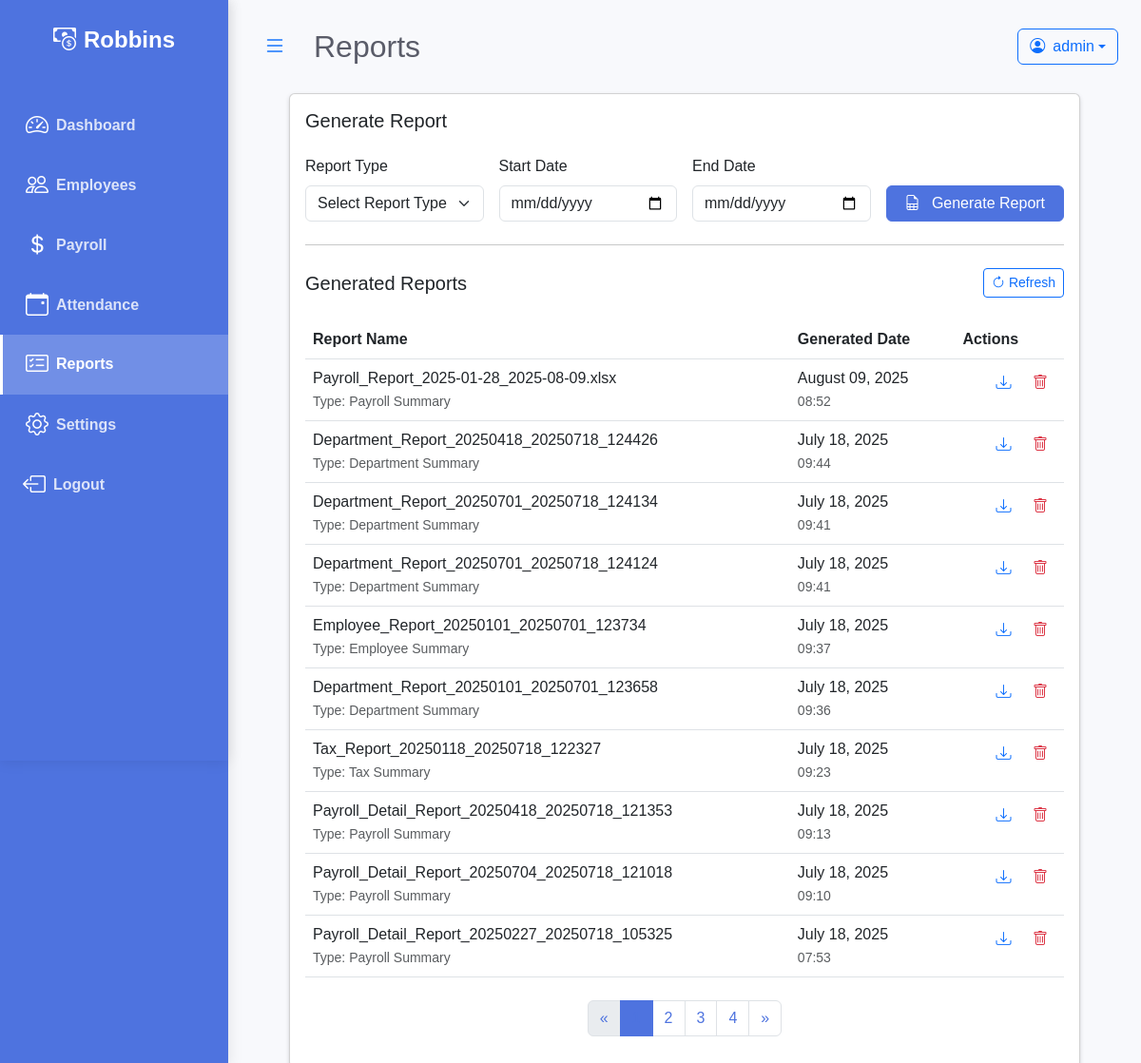
The app's page /reports/ (signed in), older data.
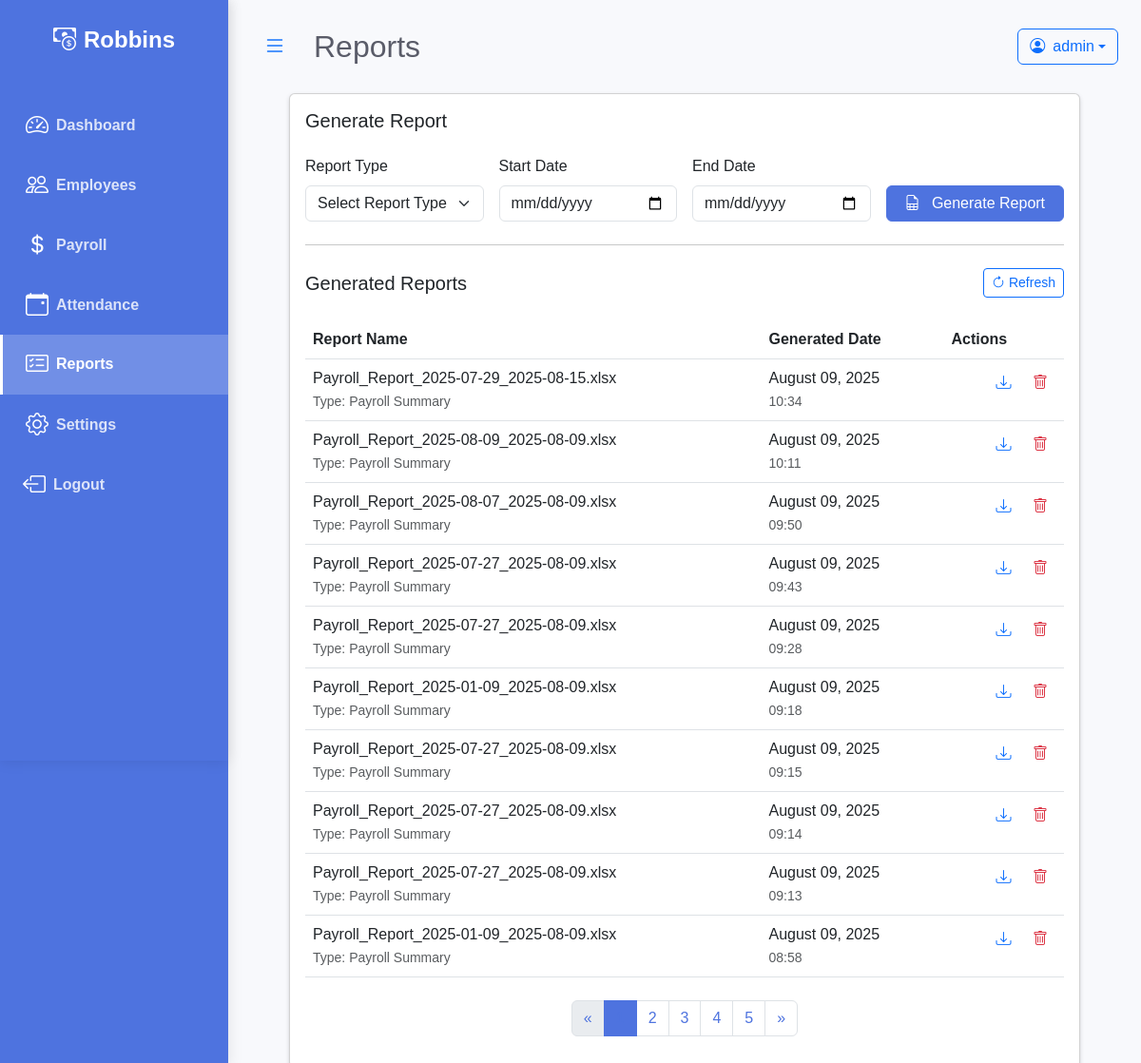
The same page, newer data.
### payroll/models.py (models this page shows, shortened)
class Report(models.Model):
    REPORT_TYPES = [
        ('payroll', 'Payroll Summary'),
        ('department', 'Department Summary'),
        ('employee', 'Employee Summary'),
        ('tax', 'Tax Summary'),
    ]
    REPORT_STATUS = [
        ('generated', 'Generated'),
        ('failed', 'Failed'),
        ('processing', 'Processing'),
    ]
    name = models.CharField(max_length=255)
    type = models.CharField(max_length=20, choices=REPORT_TYPES)
    generated_date = models.DateTimeField(auto_now_add=True)
    period_start = models.DateField()
    period_end = models.DateField()
    department = models.CharField(max_length=20, choices=Employee.DEPARTMENT_CHOICES, null=True, blank=True)
    file = models.FileField(upload_to='reports/')
    status = models.CharField(max_length=20, choices=REPORT_STATUS, default='processing')
    generated_by = models.ForeignKey(User, on_delete=models.SET_NULL, null=True, blank=True)

### payroll/views.py (the view)
# urls.py: path('reports/', views.reports, name='reports'),
@login_required
def reports(request):
    reports_list = Report.objects.all().order_by('-generated_date')
    departments = Employee.DEPARTMENT_CHOICES
    per_page = 10
    paginator = Paginator(reports_list, per_page)
    page = request.GET.get('page')
    try:
        paginated_reports = paginator.page(page)
    except PageNotAnInteger:
        paginated_reports = paginator.page(1)
    except EmptyPage:
        paginated_reports = paginator.page(paginator.num_pages)
    context = {
        'reports': paginated_reports,
        'departments': departments,
    }
    return render(request, 'reports.html', context)

### payroll/templatetags/company_tags.py (called while the page is built)
@register.simple_tag
def get_company_name():
    company = Company.objects.first()
    return company.name if company else "PayPulse"

### templates/reports.html (shortened to what the changed rows need)
{% extends 'base.html' %}
{% load static %}
{% load humanize %}
{% block page_title %}Reports{% endblock %}
{% block content %}
<div class="container-fluid">
    <div class="row">
        <div class="col-12">
            <div class="card shadow-sm">
                <div class="card-body">
                    <div class="table-responsive">
                        <table class="table table-hover" id="reportsTable">
                            <thead>
                                <tr>
                                    <th>Report Name</th>
                                    <th>Generated Date</th>
                                    <th>Actions</th>
                                </tr>
                            </thead>
                            <tbody>
                                {% for report in reports %}
                                <tr>
                                    <td>
                                        <div class="fw-medium">{{ report.name }}</div>
                                        <small class="text-muted">Type: {{ report.get_type_display }}</small>
                                    </td>
                                    <td>
                                        <div>{{ report.generated_date|date:"F d, Y" }}</div>
                                        <small class="text-muted">{{ report.generated_date|date:"H:i" }}</small>
                                    </td>
                                    <td class="text-end">
                                        <a href="{{ report.file.url }}" class="btn btn-link text-primary px-2 py-1" download title="Download Report">
                                            <i class="bi bi-download"></i>
                                        </a>
                                        <form method="post" action="{% url 'delete_report' report.id %}" class="d-inline">
                                            <button type="submit" class="btn btn-link text-danger px-2 py-1" onclick="return confirm('Are you sure you want to delete this report?')" title="Delete Report">
                                                <i class="bi bi-trash"></i>
                                            </button>
                                        </form>
                                    </td>
                                </tr>
                                {% empty %}
                                <tr>
                                    <td colspan="3" class="text-center">No reports generated yet.</td>
                                </tr>
                                {% endfor %}
                            </tbody>
                        </table>
                        {% if reports.has_other_pages %}
                        <div class="d-flex justify-content-center mt-4">
                            <nav aria-label="Report navigation">
                                <ul class="pagination">
                                    {% for num in reports.paginator.page_range %}
                                        {% if reports.number == num %}
                                            <li class="page-item active">
                                                <span class="page-link">{{ num }}</span>
                                            </li>
                                        {% else %}
                                            <li class="page-item">
                                                <a class="page-link" href="?page={{ num }}">{{ num }}</a>
                                            </li>
                                        {% endif %}
                                    {% endfor %}
                                </ul>
                            </nav>
                        </div>
                        {% endif %}
                    </div>
                </div>
            </div>
        </div>
    </div>
</div>
{% endblock %}

Row changes from the older to the newer data that the page shows:
no longer on this page (row unchanged): Report: name "Payroll_Report_2025-01-28_2025-08-09.xlsx", type "Payroll Summary", generated_date "August 09, 2025", generated_date "08:52"
no longer on this page (row unchanged): Report: name "Department_Report_20250418_20250718_124426", type "Department Summary", generated_date "July 18, 2025", generated_date "09:44"
no longer on this page (row unchanged): Report: name "Department_Report_20250701_20250718_124134", type "Department Summary", generated_date "July 18, 2025", generated_date "09:41"
no longer on this page (row unchanged): Report: name "Department_Report_20250701_20250718_124124", type "Department Summary", generated_date "July 18, 2025", generated_date "09:41"
no longer on this page (row unchanged): Report: name "Employee_Report_20250101_20250701_123734", type "Employee Summary", generated_date "July 18, 2025", generated_date "09:37"
no longer on this page (row unchanged): Report: name "Department_Report_20250101_20250701_123658", type "Department Summary", generated_date "July 18, 2025", generated_date "09:36"
no longer on this page (row unchanged): Report: name "Tax_Report_20250118_20250718_122327", type "Tax Summary", generated_date "July 18, 2025", generated_date "09:23"
no longer on this page (row unchanged): Report: name "Payroll_Detail_Report_20250418_20250718_121353", type "Payroll Summary", generated_date "July 18, 2025", generated_date "09:13"
no longer on this page (row unchanged): Report: name "Payroll_Detail_Report_20250704_20250718_121018", type "Payroll Summary", generated_date "July 18, 2025", generated_date "09:10"
no longer on this page (row unchanged): Report: name "Payroll_Detail_Report_20250227_20250718_105325", type "Payroll Summary", generated_date "July 18, 2025", generated_date "07:53"
added Report: name "Payroll_Report_2025-07-29_2025-08-15.xlsx", type "Payroll Summary", generated_date "August 09, 2025", generated_date "10:34"
added Report: name "Payroll_Report_2025-08-09_2025-08-09.xlsx", type "Payroll Summary", generated_date "August 09, 2025", generated_date "10:11"
added Report: name "Payroll_Report_2025-08-07_2025-08-09.xlsx", type "Payroll Summary", generated_date "August 09, 2025", generated_date "09:50"
added Report: name "Payroll_Report_2025-07-27_2025-08-09.xlsx", type "Payroll Summary", generated_date "August 09, 2025", generated_date "09:43"
added Report: name "Payroll_Report_2025-07-27_2025-08-09.xlsx", type "Payroll Summary", generated_date "August 09, 2025", generated_date "09:28"
added Report: name "Payroll_Report_2025-01-09_2025-08-09.xlsx", type "Payroll Summary", generated_date "August 09, 2025", generated_date "09:18"
added Report: name "Payroll_Report_2025-07-27_2025-08-09.xlsx", type "Payroll Summary", generated_date "August 09, 2025", generated_date "09:15"
added Report: name "Payroll_Report_2025-07-27_2025-08-09.xlsx", type "Payroll Summary", generated_date "August 09, 2025", generated_date "09:14"
added Report: name "Payroll_Report_2025-07-27_2025-08-09.xlsx", type "Payroll Summary", generated_date "August 09, 2025", generated_date "09:13"
added Report: name "Payroll_Report_2025-01-09_2025-08-09.xlsx", type "Payroll Summary", generated_date "August 09, 2025", generated_date "08:58"
Text that changed along with them:
new list line: "5"
